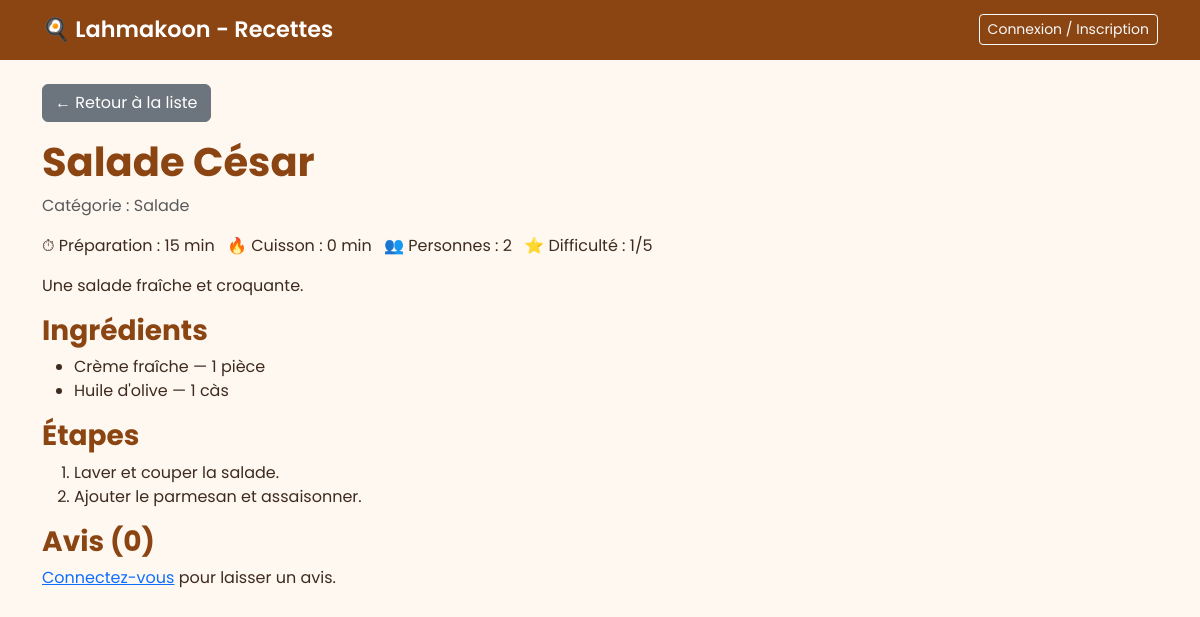
/projet/detail.php?id=2, run on the app's committed database.
### tables this page shows
CREATE TABLE Recette
(
    r_id INTEGER PRIMARY KEY AUTO_INCREMENT,
    u_id INTEGER,
    c_id INTEGER,
    titre VARCHAR(128),
    descript TEXT,
    tps_prep INTEGER,
    tps_cuis INTEGER,
    nb_prsn INTEGER,
    diff INTEGER CHECK (diff BETWEEN 1 AND 5),

    FOREIGN KEY(u_id) REFERENCES Utilisateur(u_id),
    FOREIGN KEY(c_id) REFERENCES Categorie(c_id)
);

CREATE TABLE Categorie
(
    c_id INTEGER PRIMARY KEY AUTO_INCREMENT,
    nom VARCHAR(128) NOT NULL
);

CREATE TABLE Recette_Ingredient
(
    r_id INTEGER,
    i_id INTEGER,
    quantite INTEGER NOT NULL,
    unite VARCHAR(128) NOT NULL,

    FOREIGN KEY(r_id) REFERENCES Recette(r_id),
    FOREIGN KEY(i_id) REFERENCES Ingredient(i_id),

    PRIMARY KEY (r_id, i_id)
);

CREATE TABLE Ingredient
(
    i_id INTEGER PRIMARY KEY AUTO_INCREMENT,
    nom VARCHAR(128) NOT NULL
);

CREATE TABLE Etape
(
    r_id INTEGER,
    nb_ordre INTEGER,
    descript TEXT,

    FOREIGN KEY (r_id) REFERENCES Recette(r_id),

    PRIMARY KEY (r_id, nb_ordre)
);

### projet/detail.php (the view, shortened to what this page needs)
<?php
    require_once 'includes/connexion.php';
    $id = isset($_GET['id']) ? (int)$_GET['id'] : 0;
    $stmt = $pdo->prepare
    ('
        SELECT r.*, c.nom AS categorie
        FROM Recette r
        LEFT JOIN Categorie c ON r.c_id = c.c_id
        WHERE r.r_id = ?
    ');
    $stmt->execute([$id]);
    $recette = $stmt->fetch();
    $stmt = $pdo->prepare('SELECT * FROM Etape WHERE r_id = ? ORDER BY nb_ordre');
    $stmt->execute([$id]);
    $etapes = $stmt->fetchAll();
    $stmt = $pdo->prepare('
        SELECT i.nom, ri.quantite, ri.unite
        FROM Recette_Ingredient ri
        JOIN Ingredient i ON ri.i_id = i.i_id
        WHERE ri.r_id = ?
    ');
    $stmt->execute([$id]);
    $ingredients = $stmt->fetchAll();
    $stmt = $pdo->prepare
    ('
        SELECT a.*, p.pseudo
        FROM Avis a
        LEFT JOIN Profil p ON a.u_id = p.u_id
        WHERE a.r_id = ?
        ORDER BY a.datepost DESC
    ');
    $stmt->execute([$id]);
    $avis = $stmt->fetchAll();
?>
<!DOCTYPE html>
<html lang="fr">
<head>
    <link rel="stylesheet" href="https://cdn.jsdelivr.net/npm/bootstrap@5.3.0/dist/css/bootstrap.min.css">
    <link rel="stylesheet" href="assets/style.css">
</head>
<body>
    <?php require_once 'includes/navbar.php'; ?>
    <div class="container mt-4">
        <a href="index.php" class="btn btn-secondary mb-3">← Retour à la liste</a>
        <h1><?= htmlspecialchars($recette['titre']) ?></h1>
        <p class="text-muted">Catégorie : <?= htmlspecialchars($recette['categorie'] ?? 'Non définie') ?></p>
        <ul class="list-inline">
            <li class="list-inline-item">⏱ Préparation : <?= $recette['tps_prep'] ?> min</li>
            <li class="list-inline-item">🔥 Cuisson : <?= $recette['tps_cuis'] ?> min</li>
            <li class="list-inline-item">👥 Personnes : <?= $recette['nb_prsn'] ?></li>
            <li class="list-inline-item">⭐ Difficulté : <?= $recette['diff'] ?>/5</li>
        </ul>
        <p><?= htmlspecialchars($recette['descript']) ?></p>
        <h3>Ingrédients</h3>
        <ul>
            <?php foreach ($ingredients as $ing) : ?>
                <li><?= htmlspecialchars($ing['nom']) ?> — <?= $ing['quantite'] ?> <?= htmlspecialchars($ing['unite']) ?></li>
            <?php endforeach; ?>
        </ul>
        <h3>Étapes</h3>
        <ol>
            <?php foreach ($etapes as $etape) : ?>
                <li><?= htmlspecialchars($etape['descript']) ?></li>
            <?php endforeach; ?>
        </ol>
        <h3>Avis (<?= count($avis) ?>)</h3>
        <?php if (isset($_SESSION['u_id'])) : ?>
            <form method="POST" action="detail.php?id=<?= $id ?>" class="mb-4">
                <div class="mb-2">
                    <label>Note :</label>
                    <select name="note" class="form-control" required>
                        <option value="5">5 - Excellent</option>
                        <option value="4">4 - Très bien</option>
                        <option value="3">3 - Bien</option>
                        <option value="2">2 - Moyen</option>
                        <option value="1">1 - Décevant</option>
                    </select>
                </div>
                <div class="mb-2">
                    <textarea name="commentaire" class="form-control" placeholder="Votre commentaire" required></textarea>
                </div>
                <button type="submit" class="btn btn-success">Publier mon avis</button>
            </form>
        <?php else : ?>
            <p><a href="auth.php">Connectez-vous</a> pour laisser un avis.</p>
        <?php endif; ?>
    </div>
</body>
</html>

### projet/assets/style.css (style rules this page uses)
body { background-color: #FFF8F0; color: #3D2B1F; font-family: 'Poppins', sans-serif; }
h1, h2, h3 { color: #8B4513; font-weight: 700; }

### data on the page
recette: titre "Salade César", c.nom "Salade", tps_prep "15", tps_cuis "0", nb_prsn "2", diff "1", descript "Une salade fraîche et croquante."
recette_ingredient: i.nom "Crème fraîche", quantite "1", unite "pièce"
recette_ingredient: i.nom "Huile d'olive", quantite "1", unite "càs"
etape: descript "Laver et couper la salade."
etape: descript "Ajouter le parmesan et assaisonner."

### other printed values
count($avis) "0"
